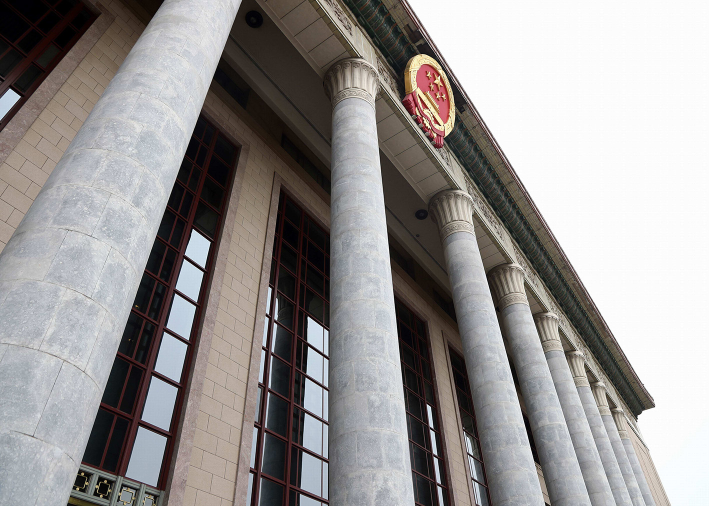
%> input picture Harris_Corner_Dection/hall.jpg, 1417 x 1012 px (shown at 1/2 size)
$ octave harris_detection.m   (GNU Octave 9; MATLAB toolbox functions it lacks are replaced by stand-ins)
%> lines starting %> are read from the running program, lines starting %| are printed output that depends on the picture
%一般情况下，可以将区域内的点分为3类
%a.平坦的点，b.边缘上的点，c.角点
%若对于这3类点分别求取x和y方向上的梯度Ix，Iy
%a类点的Ix和Iy都很小，b类点则是Ix和Iy有一个稍大一个稍小，
%角点c则是两个值都很大
%根据这种性质，可以区分出角点来
%求解Ix,Iy的过程：取3x3邻域计算
%Ix子模板：[-1 0 1;-1 0 1;-1 0 1]
%Iy子模板：[-1 -1 -1;0 0 0;1 1 1]
%清空变量，读取图像
clear;
clc;
image = imread('hall.jpg');
%> image is the input picture: size 1012x1417x3 uint8; mean R, G, B 151.4, 148.1, 147.1
grayimage = rgb2gray(image);
%matlab中读取图片后保存的数据是uint8类型(8位无符号整数，即1个字节)
%以此方式存储的图像称作8位图像，好处相比较默认matlab数据类型双精度浮点double（64位，8个字节）
%可以节省很大一部分存储空间
%im2double()不仅仅是将uint8转换到double类型，而且把数据大小从0-255映射到0-1区间。
grayimage = im2double(grayimage);
%> grayimage: size 1012x1417 double
%缩放图像，减少运算时间，要不然matlab会报图像太大导致图像无法显示的错误
grayimage = imresize(grayimage, 0.5);
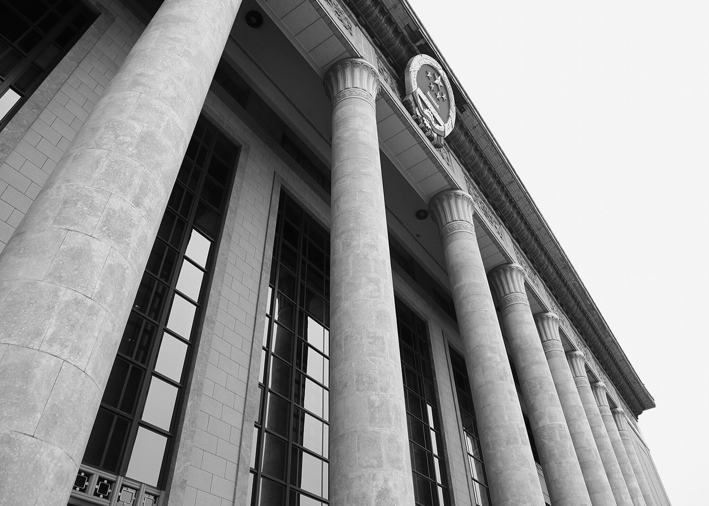
%> grayimage: size 506x709 double; min -0.0219, max 1.03, mean 0.584; drawn with min black and max white
%计算X方向和Y方向的梯度及其平方
%函数名称：imfilter
%函数语法：g=imfilter(f,w,filtering_mode,boundary_options,size_optinos)
%函数功能：对任意类型数组或多维图像进行滤波
%参数介绍：f是输入图像，w为滤波模板，g为滤波结果；表1-1总结了其他参数的含义矩阵
X = imfilter(grayimage, [-1 0 1]);
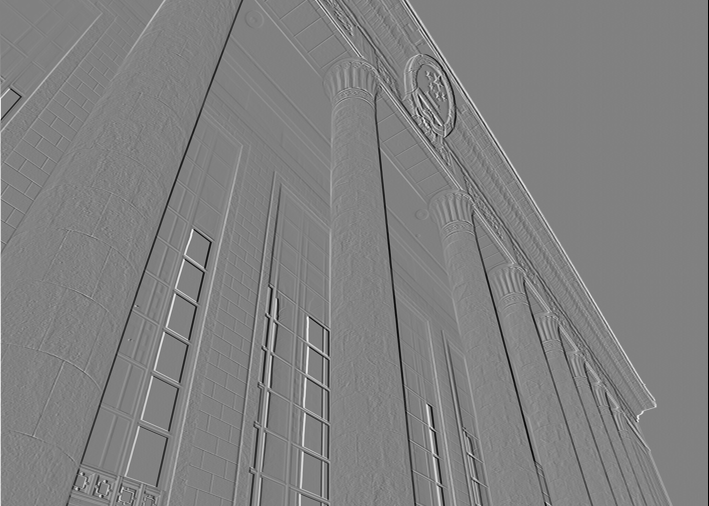
%> X: size 506x709 double; min -0.996, max 0.974, mean 0.000666; drawn with min black and max white
%矩阵平方，点幂
X2 = X.^2;
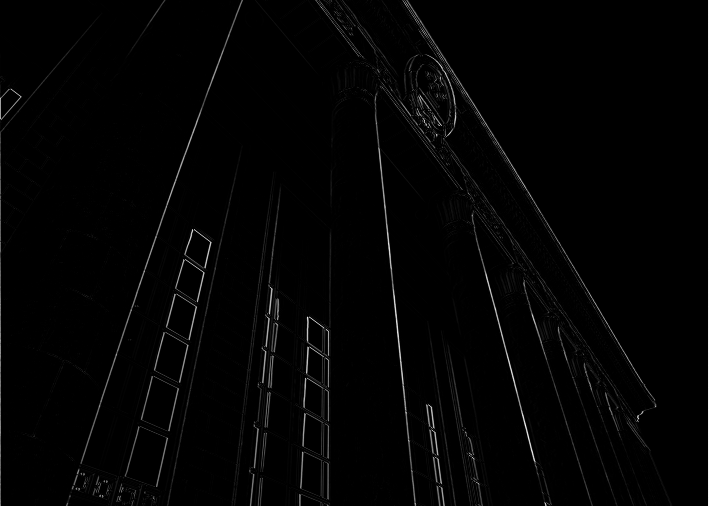
%> X2: size 506x709 double; min 0, max 0.993, mean 0.0154
Y = imfilter(grayimage, [-1 0 1]');
Y2 = Y.^2;
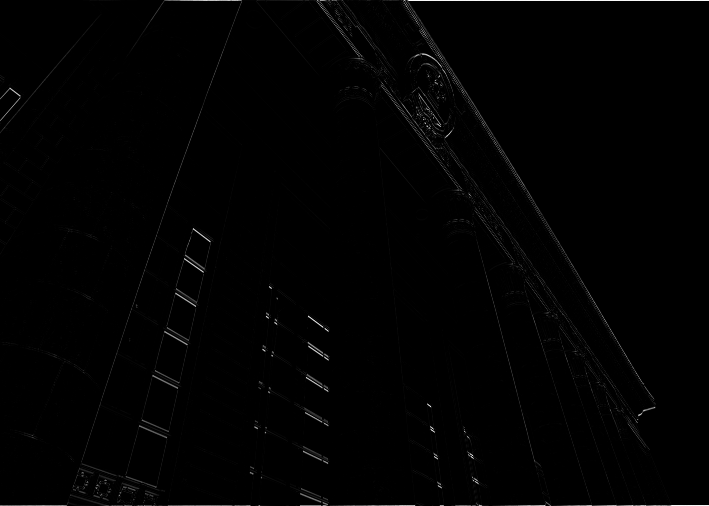
%> Y2: size 506x709 double; min 0, max 1, mean 0.00788; drawn with min black and max white
%点乘
XY = X.*Y;
%考虑到图像一般情况下的噪声影响，采用高斯滤波去除噪声点。
%生成高斯卷积核，对X2、Y2、XY进行平滑
%高斯低通滤波器，[5 1]表示模版尺寸，默认值为[3,3]
%1.5表示滤波器的标准差，单位为像素，默认值为0.5
h = fspecial('gaussian', [5 1], 1.5);
w = h * h';
A = imfilter(X2, w);
B = imfilter(Y2, w);
C = imfilter(XY, w);
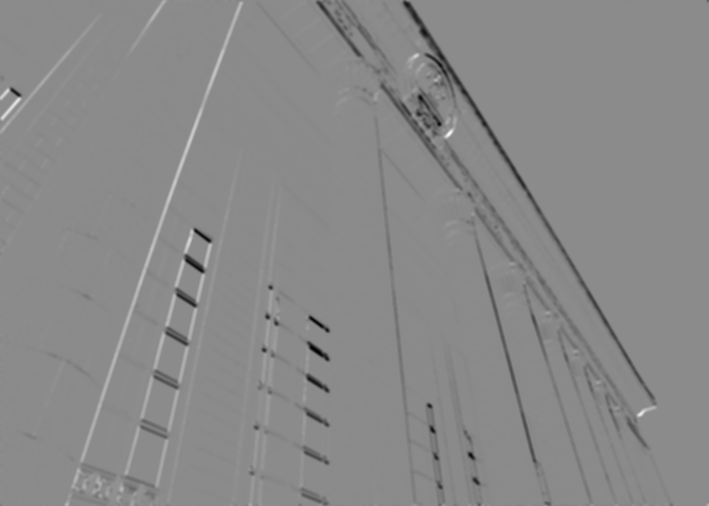
%> C: size 506x709 double; min -0.26, max 0.217, mean -0.00301; drawn with min black and max white

%k一般取值0.04-0.06
k = 0.04;
RMax = 0;
%得到图像的高和宽
size = size(grayimage);
%> size = [506 709]
height = size(1);
%> height = 506
width = size(2);
%> width = 709
%计算角点的准则元素R（即用一个值来判断该点来衡量这个点是否是角点），并标记角点
%判断条件是R(i, j) > 0.01 * Rmax，且R(i, j)为3*3邻域局部最大值）。
%记录角点位置，角点处result的值不为0
R = zeros(height, width);
for h = 1 : height
    for w = 1 : width
        %计算M矩阵
        M = [A(h, w) C(h, w); C(h, w) B(h, w)];
        %计算R用于判断是否是边缘
        %det用于求一个方阵（square matrix）的行列式（Determinant）
        R(h, w) = det(M) - k * (trace(M))^2;
        %获得R的最大值，之后用于确定判断角点的阈值
        if(R(h, w) > RMax)
            RMax = R(h, w);
        end
    end
end
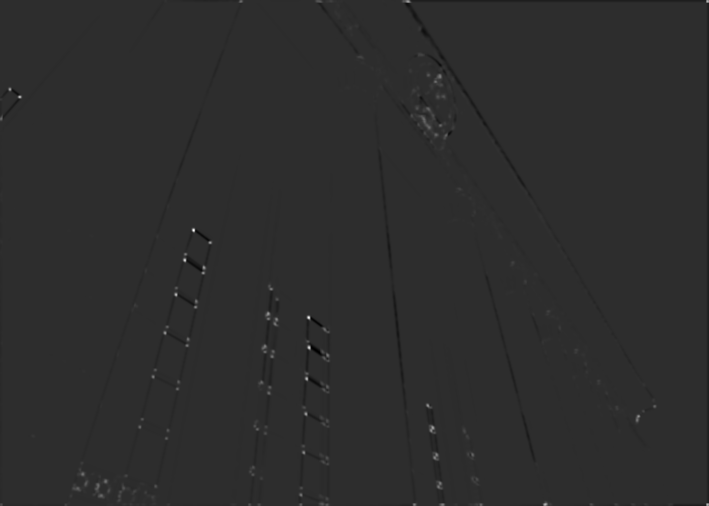
%> R: size 506x709 double; min -0.0102, max 0.0475, mean -1.2e-07; drawn with min black and max white
%> after the loop, RMax = 0.0475

%用Q * RMax作为阈值，判断一个点是不是角点
Q = 0.01;
R_corner = (R >= (Q * RMax)).*R;

%寻找3*3邻域内的最大值，只有一个交点的R值在8邻域内是该邻域的最大点时，才认为该点是角点
fun = @(x) max(x(:));
R_localMax = nlfilter(R, [3 3], fun);

%寻找既满足角点阈值，又在其8邻域内是最大值点的点作为角点
%注意：需要剔除边缘点
[row, col] = find(R_localMax(2 : height-1, 2 : width-1)...
    == R_corner(2 : height-1, 2 : width-1));
%> row = 385 values from 1 to 504; col = 385 values from 1 to 707

%绘制提取到的角点
figure('name', 'Harris');
imshow(grayimage),title('Harris'),
hold on
plot(col, row, 'y*'),
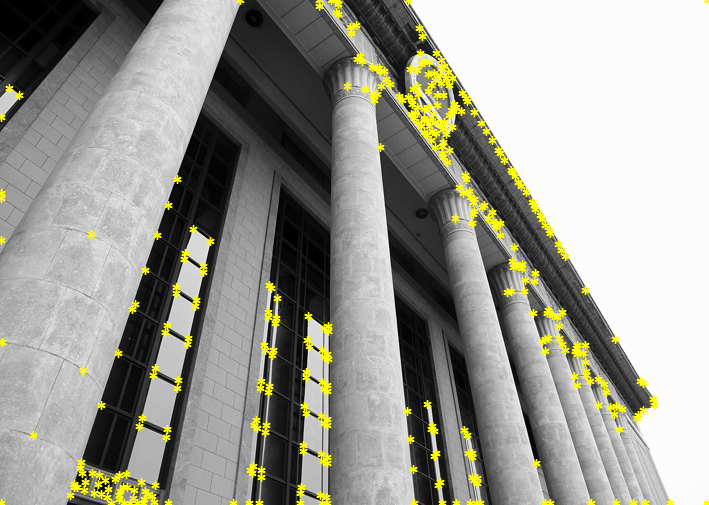
%> figure redrawn from the program's plot data; its title reads 'Harris'
hold off
